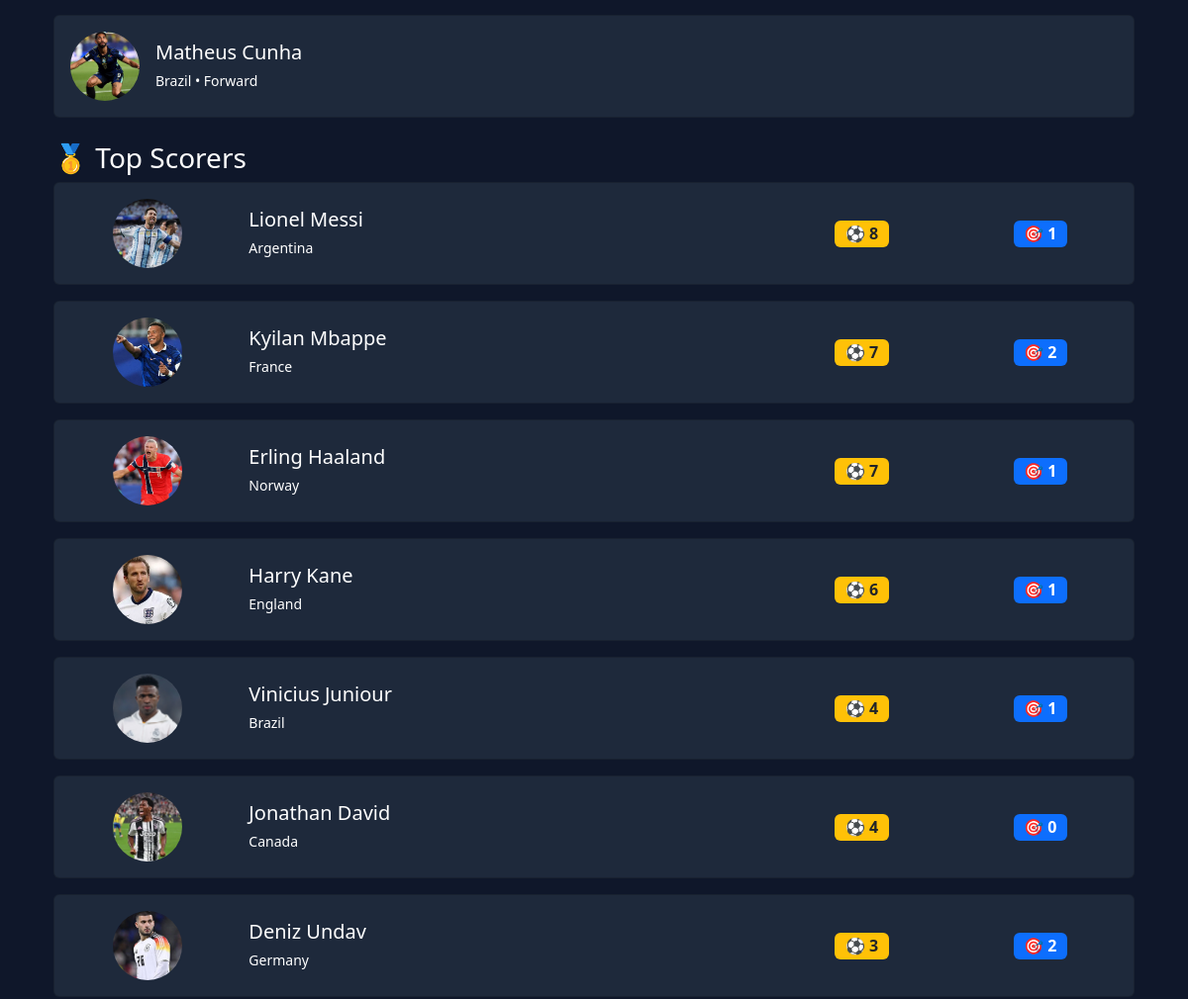
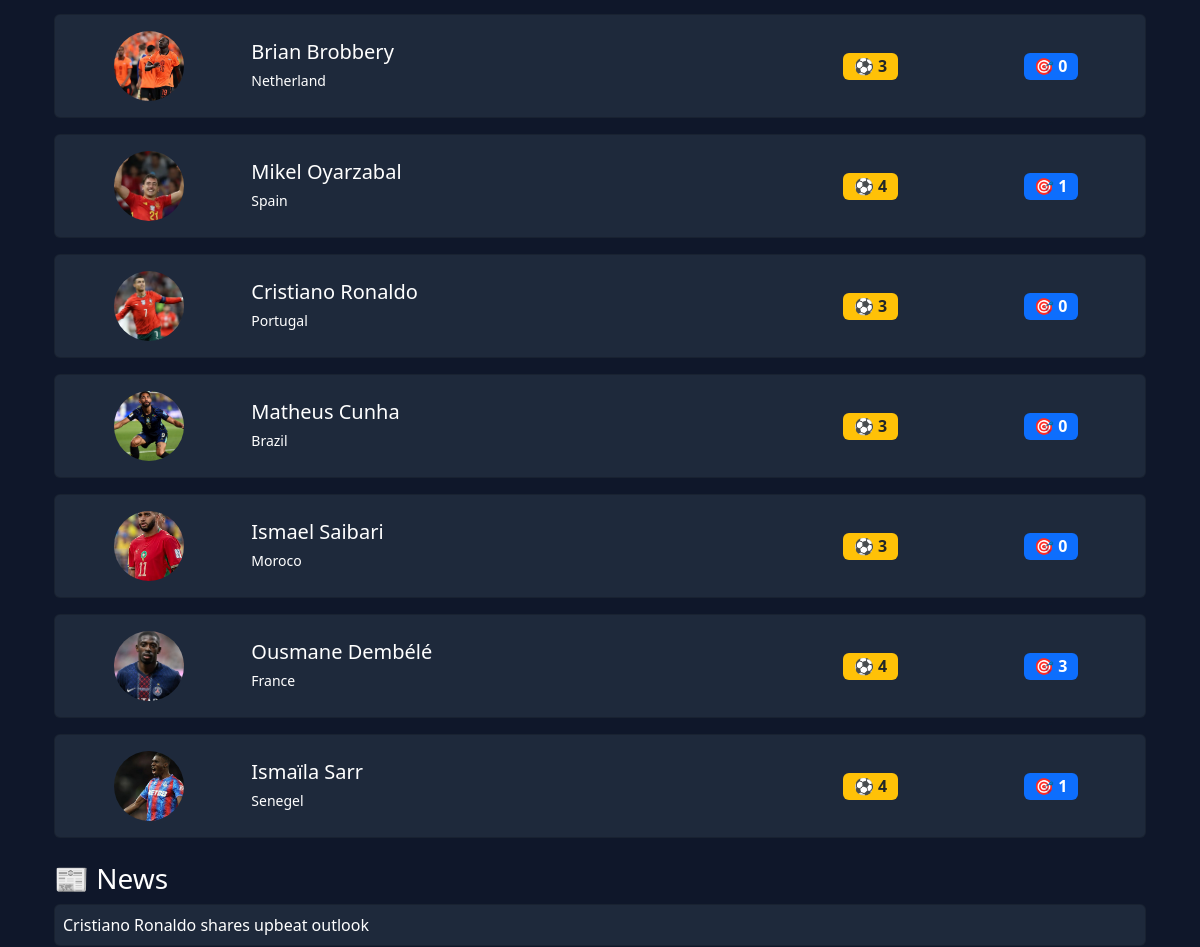
The page /search/ (middle part) on the database as committed earlier (2 pictures, top to bottom).
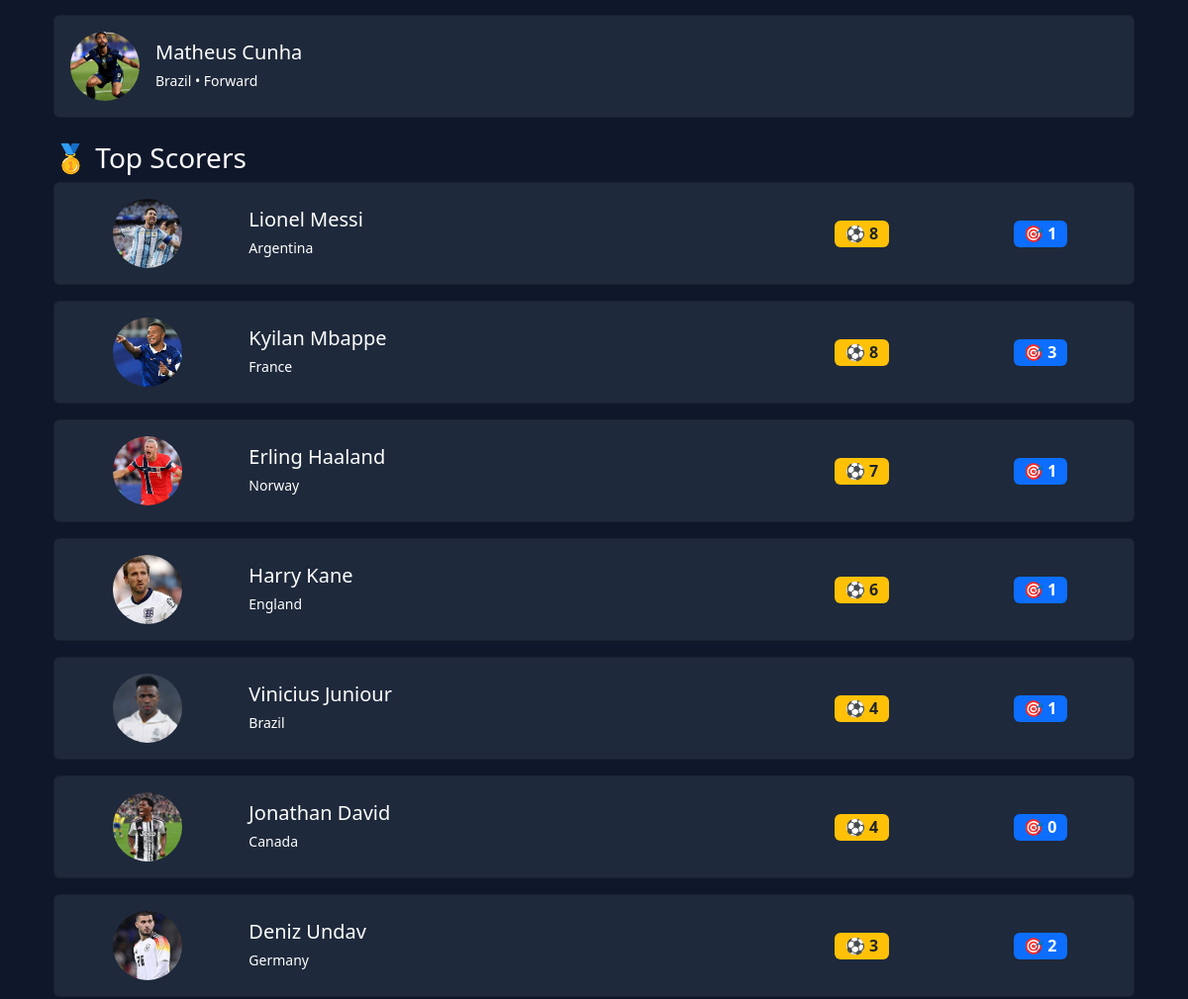
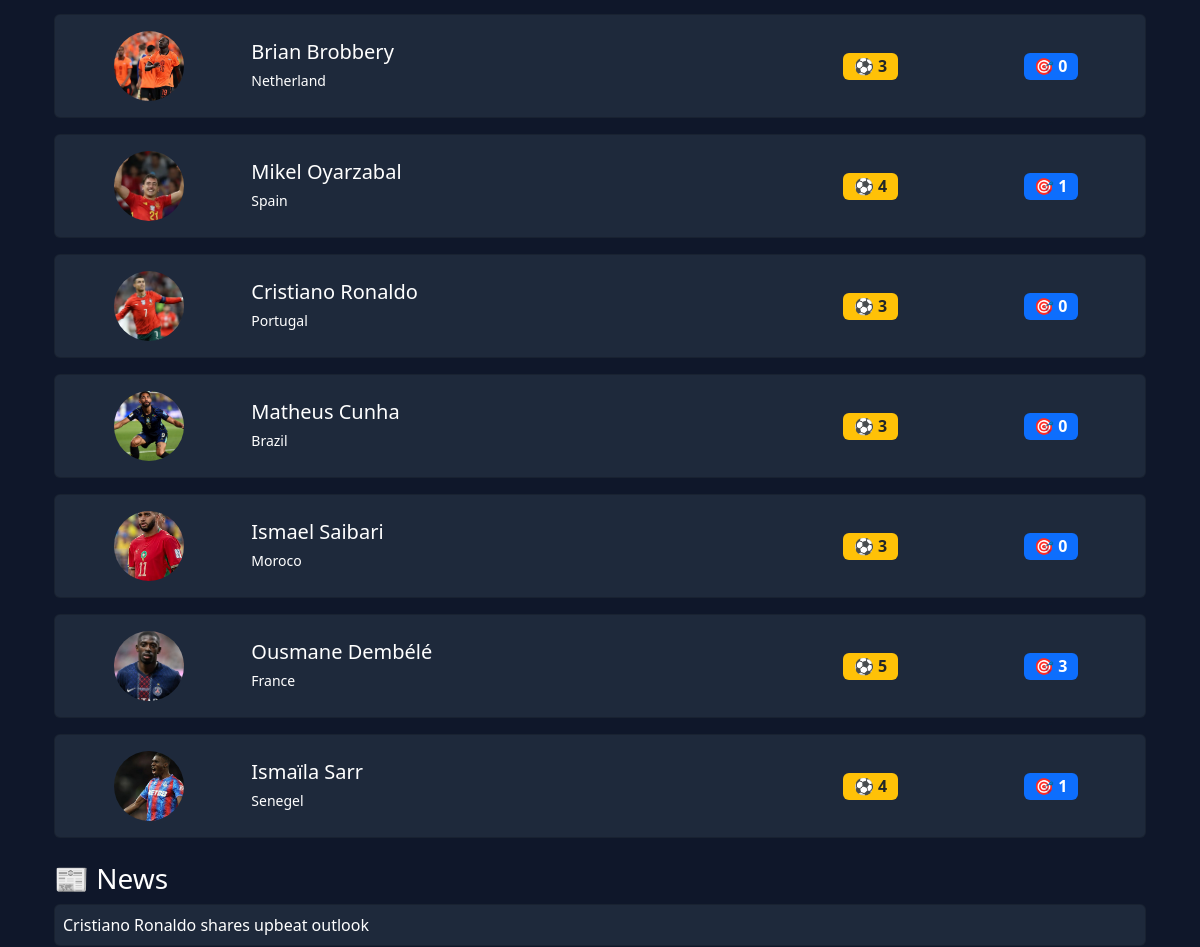
The same page on the database as committed later (2 pictures, top to bottom).
### worldcup/models.py (models this page shows, shortened)
class TopScorer(models.Model):
    player_name = models.CharField(max_length=100)
    country = models.CharField(max_length=100)
    goals = models.IntegerField(default=0)
    assists = models.IntegerField(default=0)
    photo = models.ImageField(upload_to='scorers/', blank=True, null=True)

### worldcup/views.py (the view)
# urls.py: path('search/', views.search, name='search'),
def search(request):
    query = request.GET.get("q", "")
    players = Player.objects.filter(name__icontains=query)
    top_scorers = TopScorer.objects.filter(player_name__icontains=query)
    news = News.objects.filter(title__icontains=query)
    player_team_ids = players.values_list("team_id", flat=True)
    teams = Team.objects.filter(
        name__icontains=query
    ) | Team.objects.filter(
        id__in=player_team_ids
    )
    teams = teams.distinct()
    return render(request, "worldcup/search.html", {
        "query": query,
        "teams": teams,
        "players": players,
        "top_scorers": top_scorers,
        "news": news,
    })

### worldcup/templates/worldcup/search.html (shortened to what this page needs)
{% extends 'worldcup/base.html' %}
{% block content %}
<div class="container mt-4">
{% for player in players %}
<div class="card mb-3 p-3">
    <div class="d-flex align-items-center">
        {% if player.photo %}
        <img src="{{ player.photo.url }}"
             width="70"
             height="70"
             class="rounded-circle me-3"
             style="object-fit:cover;">
        {% endif %}
        <div>
            <h5 class="mb-1">{{ player.name }}</h5>
            <small>
                {{ player.team.name }} • {{ player.position }}
            </small>
        </div>
    </div>
</div>
{% empty %}
<p>No players found.</p>
{% endfor %}
<h3 class="mt-4">🥇 Top Scorers</h3>
{% for scorer in top_scorers %}
<div class="card mb-3 p-3">
    <div class="row align-items-center">
        <div class="col-md-2 text-center">
            {% if scorer.photo %}
                <img src="{{ scorer.photo.url }}"
                     width="70"
                     height="70"
                     style="border-radius:50%;object-fit:cover;">
            {% endif %}
        </div>
        <div class="col-md-6">
            <h5 class="mb-1">{{ scorer.player_name }}</h5>
            <small>{{ scorer.country }}</small>
        </div>
        <div class="col-md-2 text-center">
            <span class="badge bg-warning text-dark fs-6">
                ⚽ {{ scorer.goals }}
            </span>
        </div>
        <div class="col-md-2 text-center">
            <span class="badge bg-primary fs-6">
                🎯 {{ scorer.assists }}
            </span>
        </div>
    </div>
</div>
{% empty %}
<p>No top scorers found.</p>
{% endfor %}
<h3 class="mt-4">📰 News</h3>
{% for item in news %}
    <div class="card mb-2 p-2">
        {{ item.title }}
    </div>
{% empty %}
    <p>No news found.</p>
{% endfor %}
</div>
{% endblock %}

Rows that differ between the two databases and show on the page:
changed TopScorer "Kyilan Mbappe": goals "7" → "8"; assists "2" → "3"
changed TopScorer "Ousmane Dembélé": goals "4" → "5"
